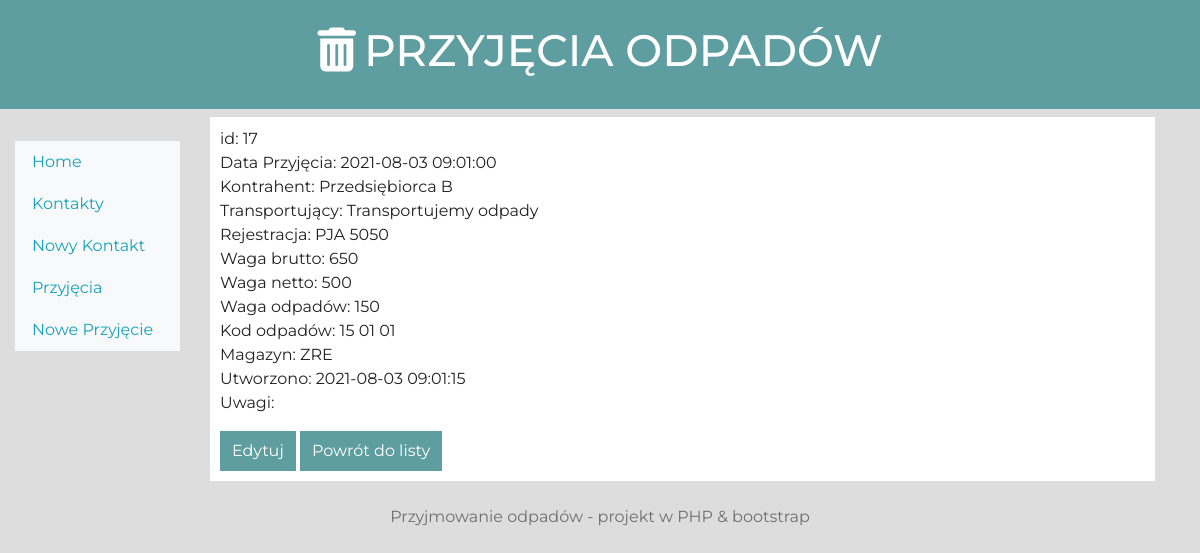
Screenshot of /?module=waste&action=show&id=17 with the database file from the repository.
### tables this page shows
CREATE TABLE `wastereceive` (
  `id` int(11) NOT NULL,
  `date` datetime NOT NULL,
  `customer_id` int(11) NOT NULL,
  `transporter_id` int(11) NOT NULL,
  `plateNumber` varchar(15) NOT NULL,
  `carWeightBrutto` float NOT NULL,
  `carWeightNetto` float NOT NULL,
  `WasteWeight` float NOT NULL,
  `wasteType` varchar(50) NOT NULL,
  `warehouse` varchar(50) NOT NULL,
  `description` varchar(500) NOT NULL,
  `created` datetime NOT NULL
);

CREATE TABLE `contacts` (
  `id` int(11) NOT NULL,
  `name` varchar(250) NOT NULL,
  `nip` varchar(10) NOT NULL,
  `address` varchar(150) NOT NULL,
  `zip_code` varchar(6) NOT NULL,
  `city` varchar(50) NOT NULL,
  `bdo_number` varchar(9) NOT NULL,
  `created` datetime NOT NULL,
  `description` text NOT NULL
);

### src/View.php (called while the page is built, shortened)
<?php
class View
{
  public function render(string $page, array $params): void
  {
    $params = $this->escape($params);
    require_once("templates/layout.php");
  }
    private function escape(array $params): array
    {
        $clearParams =[];
        foreach($params as $key => $param){
            switch(true){
              case is_array($param):
                $clearParams[$key] = $this->escape($param);
              break;
              case $param:
                $clearParams[$key] = htmlentities($param);
              break;
              default:
                $clearParams[$key] = $param;
              break;
            }
        }
        return $clearParams;
     }
}

### src/Controller/WasteController.php (called while the page is built, shortened)
<?php
class WasteController extends AbstractController
{
  public function showAction (): void
  {
    $page = 'wasteReceiveShow';
     $wasteReceive = $this->getwasteReceive();
    $viewParams = [
        'wasteReceive' => $wasteReceive
    ];
    $this->view->render($page, $viewParams ?? []);
  }
  private function getwasteReceive(): array
    {
      $wasteReceiveID = (int) $this->request->getParam('id');
          $wasteReceive = $this ->wasteReceiveModel->getwasteReceive((int)$wasteReceiveID);
      return $wasteReceive;
    }
}

### src/Model/AbstractModel.php (called while the page is built, shortened)
<?php
abstract class AbstractModel{
  private function createConnection(array $config): void
  {
    $dsn = "mysql:dbname={$config['database']};host={$config['host']}";
    $this->conn = new PDO(
      $dsn,
      $config['user'],
      $config['password'],
      [
        PDO::ATTR_ERRMODE => PDO::ERRMODE_EXCEPTION
      ]
    );
  }
}

### src/Model/WasteReceiveModel.php (called while the page is built, shortened)
<?php
class WasteReceiveModel extends AbstractModel
{
public function getwasteReceive(int $id):array
{
  try{
    $query = "SELECT wastereceive.id, wastereceive.date, c1.name as customer_id, c2.name as transporter_id,
                      wastereceive.plateNumber, wastereceive.carWeightBrutto, wastereceive.carWeightNetto, wastereceive.warehouse,
                      wastereceive.wasteType, wastereceive.WasteWeight, wastereceive.created, wastereceive.description
    FROM wastereceive, contacts c1, contacts c2
    WHERE wastereceive.id = $id
          and wastereceive.customer_id = c1.id
          and wastereceive.transporter_id = c2.id";
    $result  = $this->conn->query($query);
    $wasteReceive = $result->fetch(PDO::FETCH_ASSOC);
  }catch(Throwable $e){
    throw new StorageException('Nie udało się pobrać przyjecia', 400, $e);
  }
  return $wasteReceive;
}
}

### templates/pages/wasteReceiveShow.php (the view)
<div class ="show">
    <?php
    $wasteReceive = $params ['wasteReceive'] ?? null;
    ?>
    <?php if($wasteReceive): ?>
    <ul>
        <li>
            id:  <?php echo $wasteReceive['id'];  ?>
        </li>
        <li>
            Data Przyjęcia:  <?php echo $wasteReceive['date'];  ?>
        </li>
        <li>
            Kontrahent:  <?php echo $wasteReceive['customer_id'];  ?>
        </li>
        <li>
        Transportujący:  <?php echo $wasteReceive['transporter_id'];  ?>
        </li>
        <li>
            Rejestracja:  <?php echo $wasteReceive['plateNumber'];  ?>
        </li>
        <li>
            Waga brutto:  <?php echo $wasteReceive['carWeightBrutto'];  ?>
        </li>
        <li>
            Waga netto:  <?php echo $wasteReceive['carWeightNetto'];  ?>
        </li>
        <li>
            Waga odpadów:  <?php echo $wasteReceive['WasteWeight'];  ?>
        </li>
        <li>
            Kod odpadów:  <?php echo $wasteReceive['wasteType'];  ?>
        </li>
        <li>
            Magazyn:  <?php echo $wasteReceive['warehouse'];  ?>
        </li>
        <li>
            Utworzono:  <?php echo $wasteReceive['created'];  ?>
        </li>
        <li>
            Uwagi:  <?php echo $wasteReceive['description'];  ?>
        </li>
    </ul>
    <a href ="/?module=waste&action=edit&id=<?php echo $wasteReceive['id'] ?>"><button> Edytuj</button></a>
    <?php else: ?>
        <div> brak przyjęcia do wyswietlenia </div>
    <?php endif; ?>
    <a href ="/?module=waste&action=wasteReceiveList"><button> Powrót do listy</button></a>
</div>

### public/style.css (style rules this page uses)
* { box-sizing: border-box; margin: 0; padding: 0; }
body { font-family: 'Montserrat', sans-serif; color: #333; background-color: #ddd; margin: 0; }
button { border: none; background-color: cadetblue; padding: 5px 10px; color: white; cursor: pointer; }
.delete, .show { padding: 10px; background-color: white; color: #222; }
.delete ul, .show ul { list-style: none; }
.delete button, .show button { padding: 8px 12px; }

### rows the page displays
wastereceive: id "17", date "2021-08-03 09:01:00", contacts.name "Przedsiębiorca B", contacts.name "Transportujemy odpady", plateNumber "PJA 5050", carWeightBrutto "650", carWeightNetto "500", WasteWeight "150", wasteType "15 01 01", warehouse "ZRE", created "2021-08-03 09:01:15"
